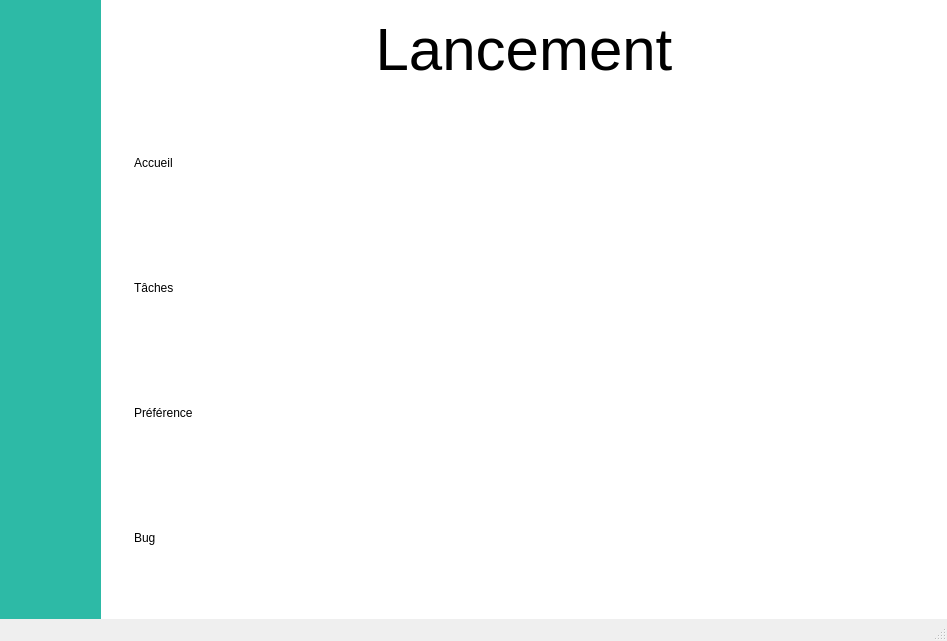
<?xml version="1.0" encoding="UTF-8"?>
<ui version="4.0">
 <class>MainWindow</class>
 <widget class="QMainWindow" name="MainWindow">
  <property name="geometry">
   <rect>
    <x>0</x>
    <y>0</y>
    <width>947</width>
    <height>641</height>
   </rect>
  </property>
  <property name="maximumSize">
   <size>
    <width>16777215</width>
    <height>16777215</height>
   </size>
  </property>
  <property name="windowTitle">
   <string/>
  </property>
  <widget class="QWidget" name="centralWidget">
   <property name="layoutDirection">
    <enum>Qt::LeftToRight</enum>
   </property>
   <property name="styleSheet">
    <string notr="true">Background-color: rgb(45, 186, 166); </string>
   </property>
   <layout class="QGridLayout" name="gridLayout_2">
    <property name="leftMargin">
     <number>0</number>
    </property>
    <property name="topMargin">
     <number>0</number>
    </property>
    <property name="rightMargin">
     <number>0</number>
    </property>
    <property name="bottomMargin">
     <number>0</number>
    </property>
    <item row="0" column="1" rowspan="2">
     <widget class="QWidget" name="menu" native="true">
      <property name="minimumSize">
       <size>
        <width>95</width>
        <height>0</height>
       </size>
      </property>
      <property name="maximumSize">
       <size>
        <width>95</width>
        <height>16777215</height>
       </size>
      </property>
      <layout class="QVBoxLayout" name="verticalLayout">
       <property name="spacing">
        <number>0</number>
       </property>
       <property name="leftMargin">
        <number>0</number>
       </property>
       <property name="topMargin">
        <number>0</number>
       </property>
       <property name="rightMargin">
        <number>0</number>
       </property>
       <property name="bottomMargin">
        <number>0</number>
       </property>
       <item>
        <spacer name="verticalSpacer_2">
         <property name="orientation">
          <enum>Qt::Vertical</enum>
         </property>
         <property name="sizeHint" stdset="0">
          <size>
           <width>20</width>
           <height>40</height>
          </size>
         </property>
        </spacer>
       </item>
       <item>
        <widget class="QPushButton" name="mAccueil">
         <property name="minimumSize">
          <size>
           <width>108</width>
           <height>70</height>
          </size>
         </property>
         <property name="maximumSize">
          <size>
           <width>108</width>
           <height>16777215</height>
          </size>
         </property>
         <property name="font">
          <font>
           <family>Helvetica Neue</family>
           <weight>50</weight>
           <italic>true</italic>
           <bold>false</bold>
           <kerning>true</kerning>
          </font>
         </property>
         <property name="styleSheet">
          <string notr="true">
</string>
         </property>
         <property name="text">
          <string/>
         </property>
         <property name="icon">
          <iconset resource="Images.qrc">
           <normaloff>:/new/MenuInterface/Ressouces/J-512.png</normaloff>:/new/MenuInterface/Ressouces/J-512.png</iconset>
         </property>
         <property name="iconSize">
          <size>
           <width>45</width>
           <height>40</height>
          </size>
         </property>
         <property name="flat">
          <bool>true</bool>
         </property>
        </widget>
       </item>
       <item>
        <widget class="QPushButton" name="mTask">
         <property name="minimumSize">
          <size>
           <width>105</width>
           <height>70</height>
          </size>
         </property>
         <property name="font">
          <font>
           <family>Helvetica Neue</family>
           <weight>50</weight>
           <italic>true</italic>
           <bold>false</bold>
           <kerning>true</kerning>
          </font>
         </property>
         <property name="text">
          <string/>
         </property>
         <property name="icon">
          <iconset resource="Images.qrc">
           <normaloff>:/new/MenuInterface/Ressouces/list-512.png</normaloff>:/new/MenuInterface/Ressouces/list-512.png</iconset>
         </property>
         <property name="iconSize">
          <size>
           <width>45</width>
           <height>40</height>
          </size>
         </property>
         <property name="flat">
          <bool>true</bool>
         </property>
        </widget>
       </item>
       <item>
        <widget class="QPushButton" name="mTicket">
         <property name="minimumSize">
          <size>
           <width>108</width>
           <height>70</height>
          </size>
         </property>
         <property name="font">
          <font>
           <family>Helvetica Neue</family>
           <weight>50</weight>
           <italic>true</italic>
           <bold>false</bold>
           <kerning>true</kerning>
          </font>
         </property>
         <property name="text">
          <string/>
         </property>
         <property name="icon">
          <iconset resource="Images.qrc">
           <normaloff>:/new/MenuInterface/Ressouces/outline-512.png</normaloff>:/new/MenuInterface/Ressouces/outline-512.png</iconset>
         </property>
         <property name="iconSize">
          <size>
           <width>45</width>
           <height>40</height>
          </size>
         </property>
         <property name="flat">
          <bool>true</bool>
         </property>
        </widget>
       </item>
       <item>
        <widget class="QPushButton" name="mMessages">
         <property name="minimumSize">
          <size>
           <width>108</width>
           <height>70</height>
          </size>
         </property>
         <property name="font">
          <font>
           <family>Helvetica Neue</family>
           <italic>true</italic>
          </font>
         </property>
         <property name="styleSheet">
          <string notr="true">
</string>
         </property>
         <property name="text">
          <string/>
         </property>
         <property name="icon">
          <iconset resource="Images.qrc">
           <normaloff>:/new/MenuInterface/Ressouces/comments-512.png</normaloff>:/new/MenuInterface/Ressouces/comments-512.png</iconset>
         </property>
         <property name="iconSize">
          <size>
           <width>45</width>
           <height>40</height>
          </size>
         </property>
         <property name="default">
          <bool>false</bool>
         </property>
         <property name="flat">
          <bool>true</bool>
         </property>
        </widget>
       </item>
       <item>
        <widget class="QPushButton" name="mPreference">
         <property name="minimumSize">
          <size>
           <width>108</width>
           <height>70</height>
          </size>
         </property>
         <property name="font">
          <font>
           <family>Helvetica Neue</family>
           <weight>50</weight>
           <italic>true</italic>
           <bold>false</bold>
           <kerning>true</kerning>
          </font>
         </property>
         <property name="text">
          <string/>
         </property>
         <property name="icon">
          <iconset resource="Images.qrc">
           <normaloff>:/new/MenuInterface/Ressouces/settings-512.png</normaloff>:/new/MenuInterface/Ressouces/settings-512.png</iconset>
         </property>
         <property name="iconSize">
          <size>
           <width>45</width>
           <height>40</height>
          </size>
         </property>
         <property name="flat">
          <bool>true</bool>
         </property>
        </widget>
       </item>
       <item>
        <spacer name="verticalSpacer">
         <property name="orientation">
          <enum>Qt::Vertical</enum>
         </property>
         <property name="sizeHint" stdset="0">
          <size>
           <width>20</width>
           <height>40</height>
          </size>
         </property>
        </spacer>
       </item>
      </layout>
     </widget>
    </item>
    <item row="0" column="4" rowspan="2">
     <widget class="QWidget" name="corps" native="true">
      <property name="autoFillBackground">
       <bool>false</bool>
      </property>
      <property name="styleSheet">
       <string notr="true">background-color: white;
</string>
      </property>
      <layout class="QVBoxLayout" name="verticalLayout_2">
       <item>
        <widget class="QWidget" name="titre" native="true">
         <property name="minimumSize">
          <size>
           <width>0</width>
           <height>75</height>
          </size>
         </property>
         <property name="maximumSize">
          <size>
           <width>16777215</width>
           <height>75</height>
          </size>
         </property>
         <layout class="QVBoxLayout" name="verticalLayout_3">
          <item>
           <widget class="QLabel" name="TitreBody">
            <property name="font">
             <font>
              <family>Helvetica Neue</family>
              <pointsize>45</pointsize>
              <weight>50</weight>
              <bold>false</bold>
             </font>
            </property>
            <property name="text">
             <string>Lancement</string>
            </property>
            <property name="alignment">
             <set>Qt::AlignCenter</set>
            </property>
           </widget>
          </item>
         </layout>
        </widget>
       </item>
       <item>
        <widget class="QWidget" name="contenue" native="true">
         <layout class="QVBoxLayout" name="verticalLayout_4">
          <item>
           <widget class="QWidget" name="cAccueil" native="true">
            <layout class="QVBoxLayout" name="verticalLayout_5">
             <item>
              <widget class="QLabel" name="label">
               <property name="text">
                <string>Accueil</string>
               </property>
              </widget>
             </item>
            </layout>
           </widget>
          </item>
          <item>
           <widget class="QWidget" name="cTask" native="true">
            <property name="enabled">
             <bool>true</bool>
            </property>
            <layout class="QVBoxLayout" name="verticalLayout_6">
             <item>
              <widget class="QLabel" name="label_2">
               <property name="text">
                <string>Tâches</string>
               </property>
              </widget>
             </item>
            </layout>
           </widget>
          </item>
          <item>
           <widget class="QWidget" name="cPref" native="true">
            <property name="enabled">
             <bool>true</bool>
            </property>
            <layout class="QVBoxLayout" name="verticalLayout_7">
             <item>
              <widget class="QLabel" name="label_3">
               <property name="text">
                <string>Préférence</string>
               </property>
              </widget>
             </item>
            </layout>
           </widget>
          </item>
          <item>
           <widget class="QWidget" name="cTicket" native="true">
            <property name="enabled">
             <bool>true</bool>
            </property>
            <layout class="QVBoxLayout" name="verticalLayout_8">
             <item>
              <widget class="QLabel" name="label_4">
               <property name="text">
                <string>Bug</string>
               </property>
              </widget>
             </item>
            </layout>
           </widget>
          </item>
         </layout>
        </widget>
       </item>
      </layout>
     </widget>
    </item>
   </layout>
  </widget>
  <widget class="QStatusBar" name="statusBar"/>
 </widget>
 <layoutdefault spacing="6" margin="11"/>
 <resources>
  <include location="Images.qrc"/>
 </resources>
 <connections/>
</ui>
